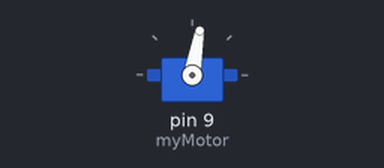
Recording of a sketch running on a simulated Arduino Uno, built with avr-gcc and run on an emulated ATmega328P. Shown: servo.

Above: at 5.1 s.
At 35.1 s:
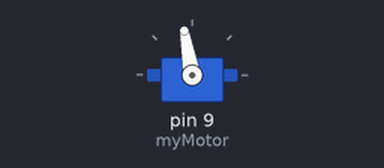
At 65.1 s:
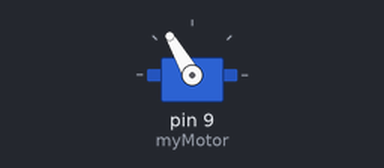
At 125.1 s:
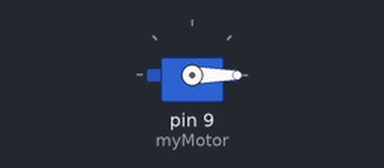
Timing chart, 0 to 126.6 s (numbered marks = the images above):
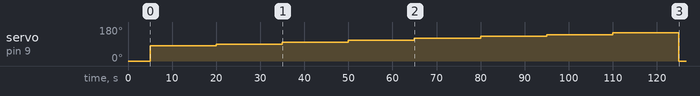

Measured:
- by itself, servo on pin 9 (myMotor): rises from 0° to 150° in 105 s, then falls to 0° in 15.0 s

The sketch:

esc_Idle-Max.ino
```cpp
// Control a brushless motor through an ESC

// The code is written to arm and control a Hobbyking BLHeli Raptor ESC
// The arming procedure will vary per ESC


#include <Servo.h>

Servo myMotor;

void setup() {
  // Put the motor to Arduino pin #9
  myMotor.attach(9);


  // Arming Procedure
  myMotor.write(0);
  delay(5000);


  // Test Procedure
  myMotor.write(80);
  delay(15000);

  myMotor.write(90);
  delay(15000);

  myMotor.write(100);
  delay(15000);

  myMotor.write(110);
  delay(15000);

  myMotor.write(120);
  delay(15000);

  myMotor.write(130);
  delay(15000);

  myMotor.write(140);
  delay(15000);

  myMotor.write(150);
  delay(15000);


  // Disarm the motor
  myMotor.write(0);

}


void loop() {

}
```
